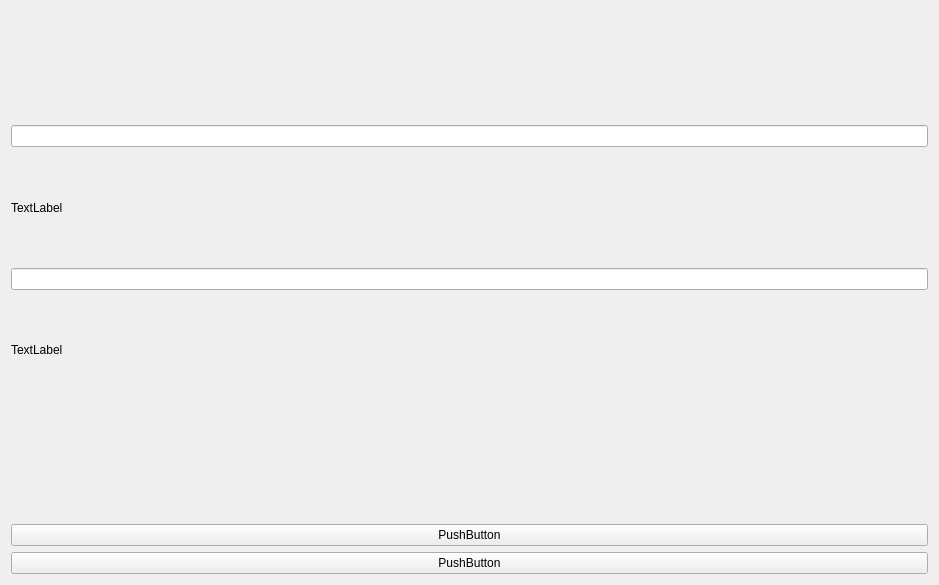
<?xml version="1.0" encoding="UTF-8"?>
<ui version="4.0">
 <class>Widget</class>
 <widget class="QWidget" name="Widget">
  <property name="geometry">
   <rect>
    <x>0</x>
    <y>0</y>
    <width>939</width>
    <height>585</height>
   </rect>
  </property>
  <property name="maximumSize">
   <size>
    <width>10000</width>
    <height>1000</height>
   </size>
  </property>
  <property name="windowTitle">
   <string>登录界面</string>
  </property>
  <layout class="QVBoxLayout" name="verticalLayout">
   <item>
    <widget class="QWidget" name="widget" native="true"/>
   </item>
   <item>
    <widget class="QLineEdit" name="lineEdit"/>
   </item>
   <item>
    <widget class="QLabel" name="label">
     <property name="text">
      <string>TextLabel</string>
     </property>
    </widget>
   </item>
   <item>
    <widget class="QLineEdit" name="lineEdit_2"/>
   </item>
   <item>
    <widget class="QLabel" name="label_2">
     <property name="text">
      <string>TextLabel</string>
     </property>
    </widget>
   </item>
   <item>
    <widget class="QWidget" name="widget_2" native="true"/>
   </item>
   <item>
    <widget class="QPushButton" name="pushButton_2">
     <property name="text">
      <string>PushButton</string>
     </property>
    </widget>
   </item>
   <item>
    <widget class="QPushButton" name="pushButton">
     <property name="text">
      <string>PushButton</string>
     </property>
    </widget>
   </item>
  </layout>
 </widget>
 <resources/>
 <connections/>
</ui>
